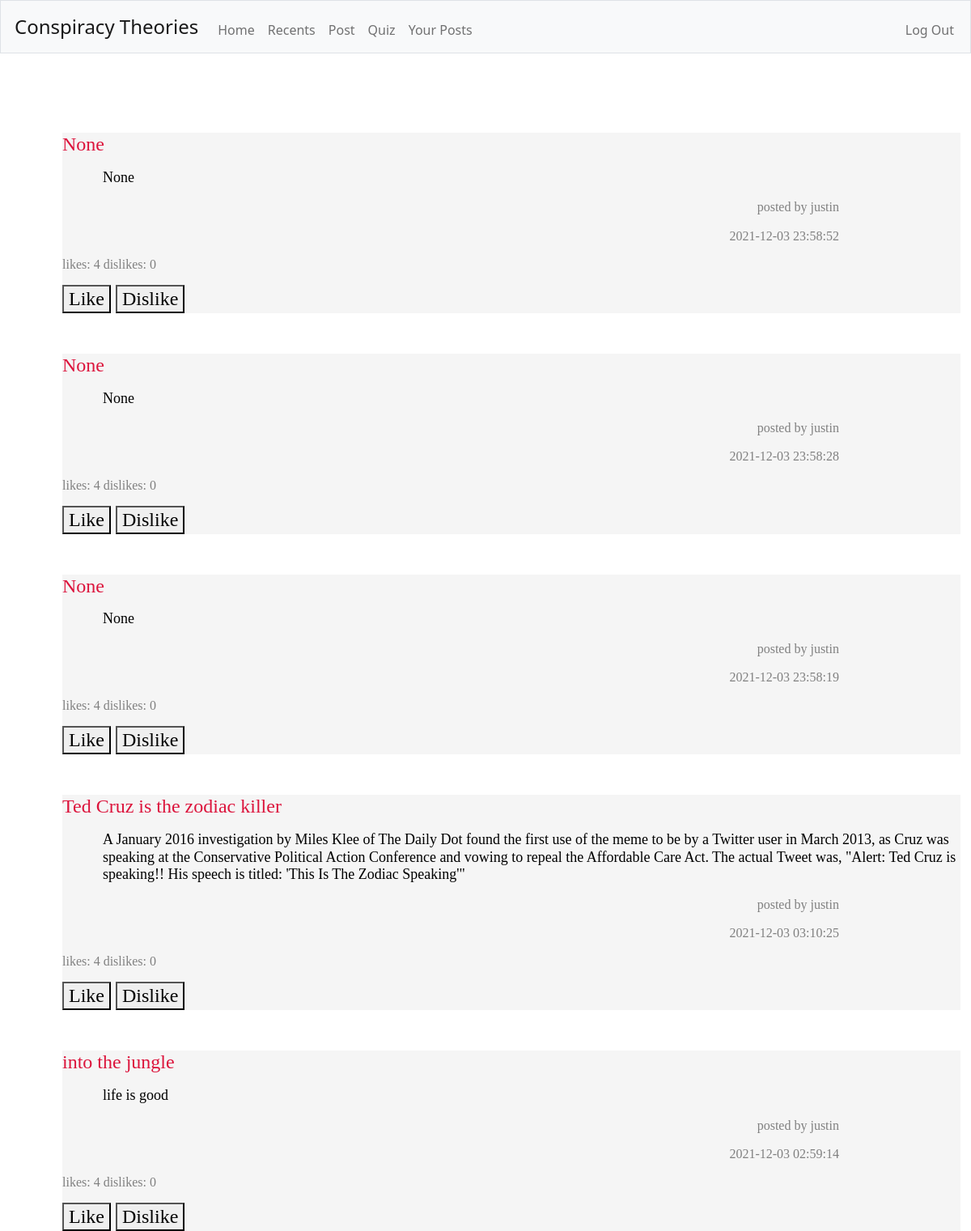
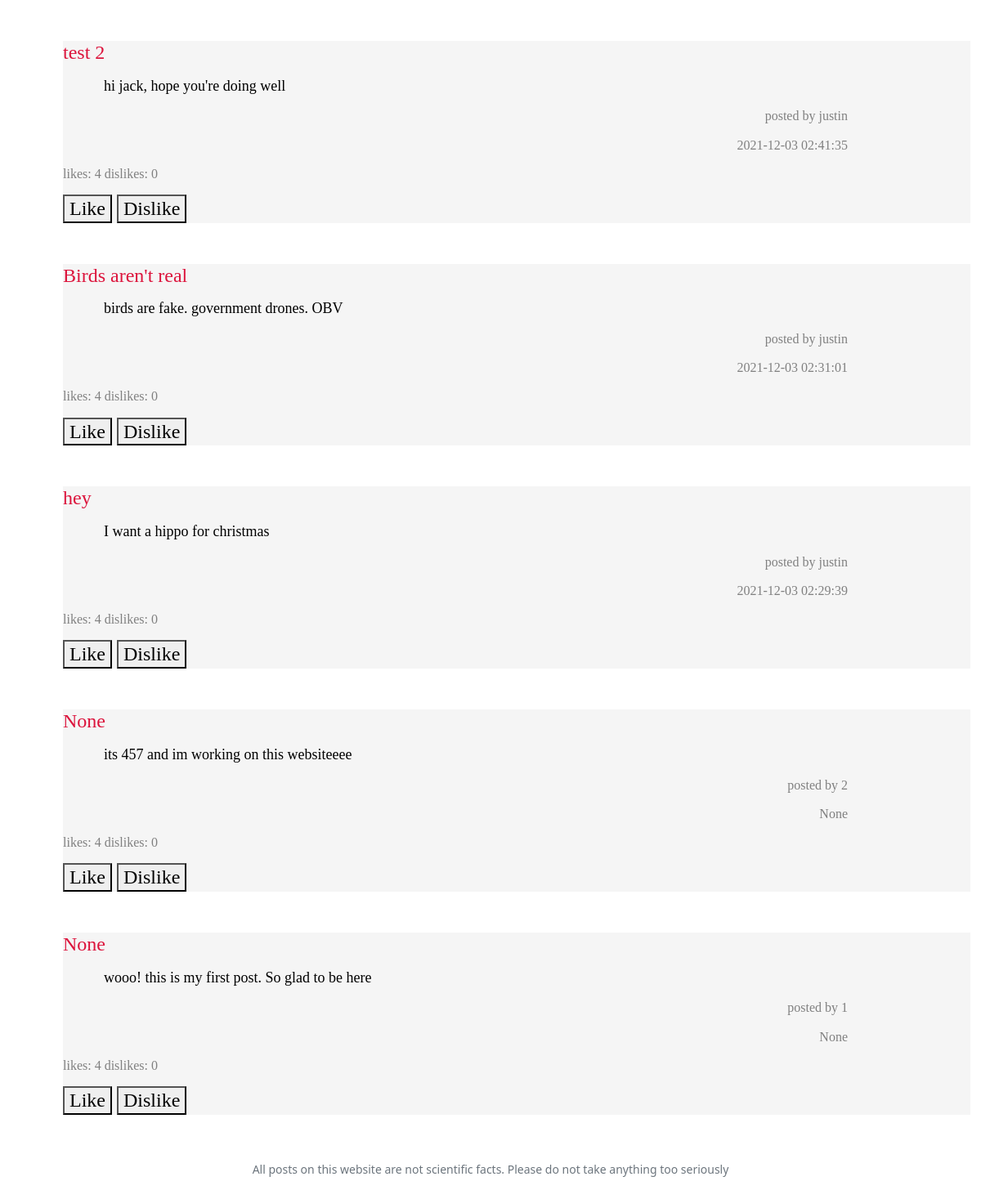
/recents (signed in), run on the app's committed database (2 pictures, top to bottom).
### tables this page shows
CREATE TABLE 'theories' ('name' TEXT, 'user' TEXT, 'content' TEXT, 'upvotes' INTEGER DEFAULT 0 , 'downvotes' INTEGER DEFAULT 0 , date TEXT, id INTEGER);

### app.py (the view, shortened to what this page needs)
@app.route("/recents", methods=["GET", "POST"])
@login_required
def recents ():
    if request.method == "GET":
        data = db.execute("SELECT * FROM theories ORDER BY date DESC LIMIT 10")
        return render_template("recents.html", data=data)

### app.py (called while the page is built)
@app.after_request
def after_request(response):
    response.headers["Cache-Control"] = "no-cache, no-store, must-revalidate"
    response.headers["Expires"] = 0
    response.headers["Pragma"] = "no-cache"
    return response

### helpers.py (called while the page is built)
def login_required(f):
    @wraps(f)
    def decorated_function(*args, **kwargs):
        if session.get("user_id") is None:
            return redirect("/login")
        return f(*args, **kwargs)
    return decorated_function

### templates/recents.html (shortened to what this page needs)
<!DOCTYPE html>
<html lang="en">
    <head>
        <link href="https://cdn.jsdelivr.net/npm/bootstrap@5.1.3/dist/css/bootstrap.min.css" rel="stylesheet">
        <link href="/static/styles.css" rel="stylesheet">
    </head>
    <body>
        <nav class="bg-light border navbar navbar-expand-md navbar-light">
            <div class="container-fluid">
                <a class="navbar-brand" href="/">Conspiracy Theories</a>
                <div class="collapse navbar-collapse" id="navbar">
                    {% if session["user_id"] %}
                        <ul class="navbar-nav me-auto mt-2">
                            <li class="nav-item"><a class="nav-link" href="/">Home</a></li>
                            <li class="nav-item"><a class="nav-link" href="/recents">Recents</a></li>
                            <li class="nav-item"><a class="nav-link" href="/post">Post</a></li>
                            <li class="nav-item"><a class="nav-link" href="/quiz">Quiz</a></li>
                            <li class="nav-item"><a class="nav-link" href="/your-posts">Your Posts</a></li>
                        </ul>
                        <ul class="navbar-nav ms-auto mt-2">
                            <li class="nav-item"><a class="nav-link" href="/logout">Log Out</a></li>
                        </ul>
                    {% else %}
                        <ul class="navbar-nav ms-auto mt-2">
                            <li class="nav-item"><a class="nav-link" href="/register">Register</a></li>
                            <li class="nav-item"><a class="nav-link" href="/login">Log In</a></li>
                        </ul>
                    {% endif %}
                </div>
            </div>
        </nav>
        <main class="container-fluid py-5 text-center">
            {% block main %}
                {% for post in data %}
                <div class="container">
                    <form class="grey" action="/recents" id="like" method="post">
                        <h1 name="title" id="title" class="leftAlign crimson">{{ post.name }}</p>
                        <p class="paragraph black">{{ post.content }}</p>
                        <p class="author darkgrey">posted by {{ post.user }}</p>
                        <p class="author darkgrey">{{ post.date }}</p>
                        <p class="votes darkgrey">likes: {{ post.upvotes }} dislikes: {{ post.downvotes }}</p>
                        <button class="dislike" name="dislike" value="dislike" type="submit">Like</button>
                        <button class="like" name="like" value="like" type="submit">Dislike</button>
                </div>
                {% endfor %}
            {% endblock %}
        </main>
        <footer class="mb-5 small text-center text-muted">
            All posts on this website are not scientific facts. Please do not take anything too seriously
        </footer>
    </body>
</html>

### static/styles.css (style rules this page uses)
nav .navbar-brand { font-size: x-large; }
.container { margin-left: 50px; margin-right: 50px; padding-left: 15px; padding-right: 15px; font-family: "Comic Sans MS", "Comic Sans", cursive; }
.author { text-align: right; font-size: medium; font-family: "Comic Sans MS", "Comic Sans", cursive; margin-right: 150px; }
.crimson { color: #DC143C; }
.paragraph { text-align: left; font-size: large; font-family: "Comic Sans MS", "Comic Sans", cursive; margin-left: 50px; }
.leftAlign { text-align: left; font-size: x-large; margin-top: 50px; font-family: "Comic Sans MS", "Comic Sans", cursive; }
.grey { background-color: #F5F5F5; }
.black { color:#000000 }
.darkgrey { color:#808080 }
.votes { font-size: medium; }
a { padding-left: 5px; }

### data on the page
theories: name "None", content "None", user "justin", date "2021-12-03 23:58:52", upvotes "4", downvotes "0"
theories: name "None", content "None", user "justin", date "2021-12-03 23:58:28", upvotes "4", downvotes "0"
theories: name "None", content "None", user "justin", date "2021-12-03 23:58:19", upvotes "4", downvotes "0"
theories: name "Ted Cruz is the zodiac killer", content "A January 2016 investigation by Miles Klee of The Daily Dot found the first use of the meme to be by a Twitter user in March 2013, as Cruz was speaking at the Conservative Political Action Conference and vowing to repeal the Affordable Care Act. The actual Tweet was, \"Alert: Ted Cruz is speaking!! His speech is titled: 'This Is The Zodiac Speaking'\"", user "justin", date "2021-12-03 03:10:25", upvotes "4", downvotes "0"
theories: name "into the jungle", content "life is good", user "justin", date "2021-12-03 02:59:14", upvotes "4", downvotes "0"
theories: name "test 2", content "hi jack, hope you're doing well", user "justin", date "2021-12-03 02:41:35", upvotes "4", downvotes "0"
theories: name "Birds aren't real", content "birds are fake. government drones. OBV", user "justin", date "2021-12-03 02:31:01", upvotes "4", downvotes "0"
theories: name "hey", content "I want a hippo for christmas", user "justin", date "2021-12-03 02:29:39", upvotes "4", downvotes "0"
theories: name "None", content "its 457 and im working on this websiteeee", user "2", date "None", upvotes "4", downvotes "0"
theories: name "None", content "wooo! this is my first post. So glad to be here", user "1", date "None", upvotes "4", downvotes "0"
